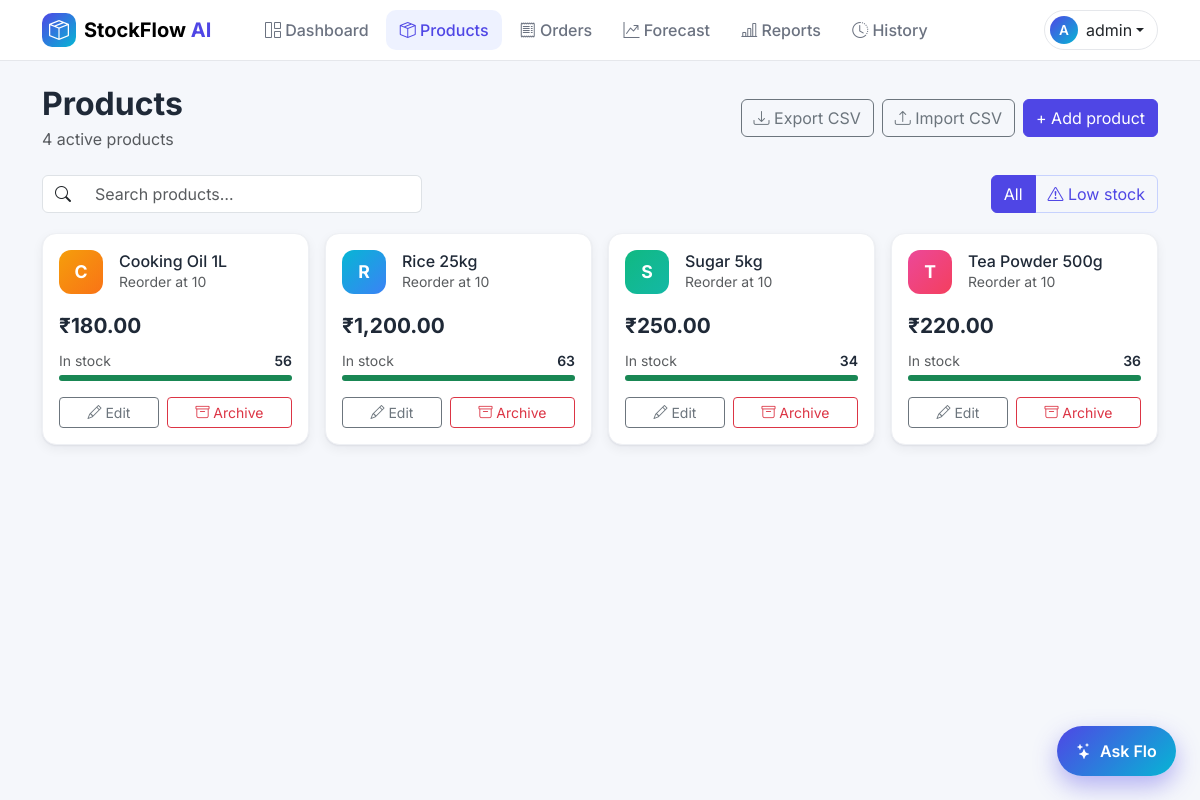
Before: /products (signed in) with the older database file.
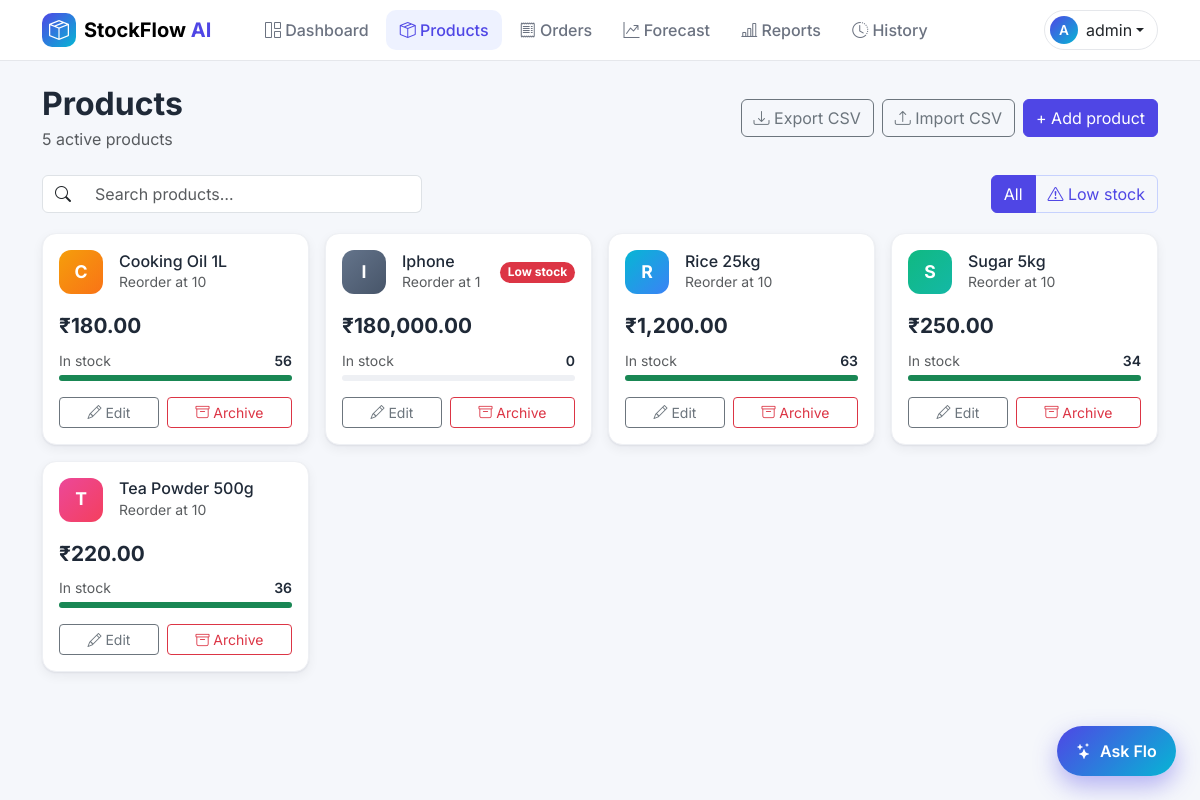
After: the same page with the newer database file.
### app/models.py (models this page shows, shortened)
class User(UserMixin, db.Model):
    __tablename__ = "users"
    id = db.Column(db.Integer, primary_key=True)
    username = db.Column(db.String(80), unique=True, nullable=False)
    password_hash = db.Column(db.String(255), nullable=False)
    role = db.Column(db.String(20), nullable=False, default="staff")
    @property
    def is_admin(self):
        return self.role == "admin"

class Product(db.Model):
    id = db.Column(db.Integer, primary_key=True)
    name = db.Column(db.String(120), unique=True, nullable=False)
    quantity = db.Column(db.Integer, nullable=False, default=0)
    price = db.Column(db.Float, nullable=False)
    reorder_level = db.Column(db.Integer, nullable=False, default=10)
    is_active = db.Column(db.Boolean, nullable=False, default=True)
    @property
    def is_low_stock(self):
        return self.quantity < self.reorder_level

### app/routes.py (the view)
    @app.route("/products")
    @login_required
    def products():
        query = (
            db.select(Product)
            .where(Product.is_active.is_(True))
            .order_by(Product.name)
        )
        product_list = db.session.execute(query).scalars().all()
        return render_template("products.html", products=product_list)

### app/auth.py (called while the page is built)
@login_manager.user_loader
def load_user(user_id):
    return db.session.get(User, int(user_id))

### app/templates/products.html (shortened to what this page needs)
{% extends "base.html" %}
{% block content %}
    <div class="sf-page-header">
        <div>
            <h1 class="mb-1">Products</h1>
            <p class="text-muted mb-0">{{ products|length }} active products</p>
        </div>
        <div class="d-flex flex-wrap gap-2">
            <a href="{{ url_for('export_products') }}" class="btn btn-outline-secondary">
                <i class="bi bi-download"></i> Export CSV
            </a>
            {% if current_user.is_admin %}
                <a href="{{ url_for('import_products') }}" class="btn btn-outline-secondary">
                    <i class="bi bi-upload"></i> Import CSV
                </a>
                <a href="{{ url_for('new_product') }}" class="btn btn-primary">+ Add product</a>
            {% endif %}
        </div>
    </div>
    <div class="sf-toolbar">
        <div class="input-group sf-search">
            <span class="input-group-text bg-white"><i class="bi bi-search"></i></span>
            <input type="search" id="product-search" class="form-control border-start-0"
                   placeholder="Search products…" aria-label="Search products">
        </div>
        <div class="btn-group" role="group" aria-label="Filter products">
            <button type="button" class="btn btn-outline-primary active" data-filter="all">All</button>
            <button type="button" class="btn btn-outline-primary" data-filter="low">
                <i class="bi bi-exclamation-triangle"></i> Low stock
            </button>
        </div>
    </div>
    <div class="row g-3 row-cols-1 row-cols-sm-2 row-cols-lg-3 row-cols-xl-4">
        {% for product in products %}
            {% set stock_percent = [((product.quantity / ([product.reorder_level, 1]|max * 3)) * 100)|round|int, 100]|min %}
            <div class="col" data-product-card
                 data-name="{{ product.name|lower }}"
                 data-low="{{ 'true' if product.is_low_stock else 'false' }}">
                <div class="sf-card sf-hover h-100 p-3 d-flex flex-column">
                    <div class="d-flex align-items-center gap-3 mb-3">
                        <div class="sf-avatar avatar-{{ product.id % 6 }}">{{ product.name[0]|upper }}</div>
                        <div class="flex-grow-1 min-w-0">
                            <h3 class="h6 mb-0 text-truncate" title="{{ product.name }}">{{ product.name }}</h3>
                            <div class="small text-muted">Reorder at {{ product.reorder_level }}</div>
                        </div>
                        {% if product.is_low_stock %}
                            <span class="badge rounded-pill text-bg-danger">Low stock</span>
                        {% endif %}
                    </div>
                    <div class="sf-price mb-2">₹{{ "{:,.2f}".format(product.price) }}</div>
                    <div class="d-flex justify-content-between small mb-1">
                        <span class="text-muted">In stock</span>
                        <span class="fw-semibold">{{ product.quantity }}</span>
                    </div>
                    <div class="progress sf-progress mb-3" role="progressbar" aria-label="Stock level"
                         aria-valuenow="{{ stock_percent }}" aria-valuemin="0" aria-valuemax="100">
                        <div class="progress-bar {{ 'bg-danger' if product.is_low_stock else 'bg-success' }}"
                             style="width: {{ stock_percent }}%"></div>
                    </div>
                    {% if current_user.is_admin %}
                        <div class="mt-auto d-flex gap-2">
                            <a href="{{ url_for('edit_product', product_id=product.id) }}"
                               class="btn btn-sm btn-outline-secondary flex-fill">
                                <i class="bi bi-pencil"></i> Edit
                            </a>
                            <form method="post" class="flex-fill"
                                  action="{{ url_for('archive_product', product_id=product.id) }}"
                                  onsubmit="return confirm('Archive this product?');">
                                <button type="submit" class="btn btn-sm btn-outline-danger w-100">
                                    <i class="bi bi-archive"></i> Archive
                                </button>
                            </form>
                        </div>
                    {% endif %}
                </div>
            </div>
        {% endfor %}
    </div>
{% endblock %}

### app/templates/base.html (shortened to what this page needs)
<!DOCTYPE html>
<html lang="en">
<head>
    <link href="https://cdn.jsdelivr.net/npm/bootstrap@5.3.3/dist/css/bootstrap.min.css" rel="stylesheet">
    <link href="https://cdn.jsdelivr.net/npm/bootstrap-icons@1.11.3/font/bootstrap-icons.min.css" rel="stylesheet">
    <link href="{{ url_for('static', filename='css/app.css') }}" rel="stylesheet">
</head>
<body>
    <nav class="navbar navbar-expand-lg sf-navbar">
        <div class="container">
            <a class="navbar-brand d-flex align-items-center gap-2" href="{{ url_for('home') }}">
                <span class="sf-logo"><i class="bi bi-box-seam"></i></span>
                <span class="fw-bold">StockFlow <span class="text-brand">AI</span></span>
            </a>
            <div class="collapse navbar-collapse" id="mainNav">
                <ul class="navbar-nav me-auto mb-2 mb-lg-0 ms-lg-4 gap-lg-1">
                    {% if current_user.is_authenticated %}
                        <li class="nav-item">
                            <a class="nav-link {{ 'active' if request.endpoint == 'home' }}" href="{{ url_for('home') }}">
                                <i class="bi bi-grid-1x2"></i> Dashboard
                            </a>
                        </li>
                        <li class="nav-item">
                            <a class="nav-link {{ 'active' if request.endpoint in ['products', 'new_product', 'edit_product', 'import_products'] }}" href="{{ url_for('products') }}">
                                <i class="bi bi-box-seam"></i> Products
                            </a>
                        </li>
                        <li class="nav-item">
                            <a class="nav-link {{ 'active' if request.endpoint in ['orders', 'new_order', 'order_detail'] }}" href="{{ url_for('orders') }}">
                                <i class="bi bi-receipt"></i> Orders
                            </a>
                        </li>
                        <li class="nav-item">
                            <a class="nav-link {{ 'active' if request.endpoint == 'forecast' }}" href="{{ url_for('forecast') }}">
                                <i class="bi bi-graph-up-arrow"></i> Forecast
                            </a>
                        </li>
                        {% if current_user.is_admin %}
                            <li class="nav-item">
                                <a class="nav-link {{ 'active' if request.endpoint == 'reports' }}" href="{{ url_for('reports') }}">
                                    <i class="bi bi-bar-chart-line"></i> Reports
                                </a>
                            </li>
                            <li class="nav-item">
                                <a class="nav-link {{ 'active' if request.endpoint == 'stock_history' }}" href="{{ url_for('stock_history') }}">
                                    <i class="bi bi-clock-history"></i> History
                                </a>
                            </li>
                        {% endif %}
                    {% endif %}
                </ul>
                {% if current_user.is_authenticated %}
                    <div class="dropdown">
                        <button class="btn sf-user-btn dropdown-toggle d-flex align-items-center" type="button"
                                data-bs-toggle="dropdown" aria-expanded="false">
                            <span class="sf-user-avatar">{{ current_user.username[0]|upper }}</span>
                            <span class="ms-2">{{ current_user.username }}</span>
                        </button>
                    </div>
                {% else %}
                    <a class="btn btn-primary" href="{{ url_for('login') }}">
                        <i class="bi bi-box-arrow-in-right"></i> Log in
                    </a>
                {% endif %}
            </div>
        </div>
    </nav>
    <main class="container py-4">
        {% block content %}{% endblock %}
    </main>
    {% if current_user.is_authenticated and current_user.is_admin %}
        {% include "_assistant.html" %}
    {% endif %}
</body>
</html>

### app/templates/_assistant.html (shortened to what this page needs)
<button type="button" class="flo-fab" id="flo-toggle" aria-controls="flo-panel" aria-expanded="false">
    <i class="bi bi-stars"></i><span>Ask Flo</span>
</button>

### app/static/css/app.css (style rules this page uses)
:root { --sf-primary: #4f46e5; --sf-primary-dark: #4338ca; --sf-accent: #06b6d4; --sf-bg: #f5f7fb; --sf-text: #1f2937; --sf-muted: #6b7280; --sf-border: #e5e7eb; --sf-radius: 14px; --sf-shadow: 0 1px 2px rgba(16, 24, 40, 0.06), 0 4px 12px rgba(16, 24, 40, 0.06); --sf-gradient: linear-gradient(135deg, var(--sf-primary) 0%, var(--sf-accent) 100%); }
body { font-family: "Inter", system-ui, -apple-system, "Segoe UI", Roboto, sans-serif; background: var(--sf-bg); color: var(--sf-text); }
h1 { font-size: clamp(1.5rem, 3vw, 2rem); font-weight: 700; }
main { padding-bottom: 96px; }
.min-w-0 { min-width: 0; }
.btn-primary { --bs-btn-bg: var(--sf-primary); --bs-btn-border-color: var(--sf-primary); --bs-btn-hover-bg: var(--sf-primary-dark); --bs-btn-hover-border-color: var(--sf-primary-dark); --bs-btn-active-bg: var(--sf-primary-dark); --bs-btn-active-border-color: var(--sf-primary-dark); }
.btn-outline-primary { --bs-btn-color: var(--sf-primary); --bs-btn-border-color: #c7d2fe; --bs-btn-hover-bg: var(--sf-primary); --bs-btn-hover-border-color: var(--sf-primary); --bs-btn-active-bg: var(--sf-primary); --bs-btn-active-border-color: var(--sf-primary); }
.text-brand { color: var(--sf-primary) !important; }
.sf-navbar { background: #ffffff; border-bottom: 1px solid var(--sf-border); position: sticky; top: 0; z-index: 1030; }
.sf-navbar .nav-link { color: var(--sf-muted); font-weight: 500; border-radius: 10px; padding: 0.5rem 0.85rem !important; }
.sf-navbar .nav-link.active { color: var(--sf-primary); background: #eef2ff; }
.sf-logo { width: 34px; height: 34px; border-radius: 10px; display: grid; place-items: center; color: #fff; background: var(--sf-gradient); }
.sf-user-btn { border: 1px solid var(--sf-border); border-radius: 999px; padding: 0.3rem 0.8rem 0.3rem 0.3rem; }
.sf-user-avatar { width: 28px; height: 28px; border-radius: 50%; display: inline-grid; place-items: center; color: #fff; font-weight: 600; font-size: 0.85rem; background: var(--sf-gradient); }
.sf-card { background: #ffffff; border: 1px solid #eef0f4; border-radius: var(--sf-radius); box-shadow: var(--sf-shadow); }
.sf-hover { transition: transform 0.15s ease, box-shadow 0.15s ease; }
.sf-page-header { display: flex; flex-wrap: wrap; gap: 0.75rem; align-items: center; justify-content: space-between; margin-bottom: 1.5rem; }
.sf-avatar { width: 44px; height: 44px; flex-shrink: 0; border-radius: 12px; display: grid; place-items: center; color: #fff; font-weight: 700; font-size: 1.1rem; }
.avatar-1 { background: linear-gradient(135deg, #06b6d4, #3b82f6); }
.avatar-2 { background: linear-gradient(135deg, #10b981, #14b8a6); }
.avatar-3 { background: linear-gradient(135deg, #f59e0b, #f97316); }
.avatar-4 { background: linear-gradient(135deg, #ec4899, #f43f5e); }
.avatar-5 { background: linear-gradient(135deg, #64748b, #475569); }
.sf-price { font-size: 1.3rem; font-weight: 700; }
.sf-progress { height: 6px; border-radius: 999px; background: #eef0f4; }
.sf-toolbar { display: flex; flex-wrap: wrap; gap: 0.75rem; align-items: center; justify-content: space-between; margin-bottom: 1.25rem; }
.sf-search { flex: 1 1 240px; max-width: 380px; }
.flo-fab { position: fixed; right: 24px; bottom: 24px; z-index: 1050; display: flex; align-items: center; gap: 0.5rem; padding: 0.8rem 1.2rem; border: none; border-radius: 999px; color: #fff; font-weight: 600; background: var(--sf-gradient); box-shadow: 0 10px 25px rgba(79, 70, 229, 0.4); transition: transform 0.15s ease; }

Changed rows visible on the page:
added Product: name "I", name "Iphone", reorder_level "1", shows "Low stock", price "180,000.00", quantity "0"
Other visible differences:
{{ products|length }}: "4" → "5"
